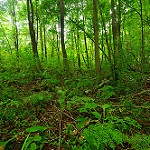
#> input picture data/raw/seg_pred/10060.jpg, 150 x 150 px; its folder holds only this picture in this run
$ jupyter execute exploratory_analysis.ipynb
#> lines starting #> are read from the running program, lines starting #| are printed output that depends on the picture
[cell 1]
# Create this as a Jupyter notebook with the following content:

"""
# Image Segmentation - Exploratory Data Analysis

This notebook explores the dataset in `data/raw/seg_pred/`.
"""

import os
import cv2
import numpy as np
import matplotlib.pyplot as plt
from pathlib import Path
import pandas as pd
from tqdm import tqdm

# Set paths
DATA_DIR = Path("../data/raw")
SEG_PRED_DIR = DATA_DIR / "seg_pred"

# Check directory structure
print("Directory structure:")
for root, dirs, files in os.walk(DATA_DIR):
    level = root.replace(str(DATA_DIR), '').count(os.sep)
    indent = ' ' * 2 * level
    print(f"{indent}{Path(root).name}/")

# List images in seg_pred
image_files = []
for ext in ['*.jpg', '*.jpeg', '*.png', '*.bmp', '*.tiff']:
    image_files.extend(list(SEG_PRED_DIR.glob(ext)))

print(f"\nFound {len(image_files)} images in seg_pred")

# Display sample images
def display_sample_images(n_samples=6):
#> called with n_samples = 6
    fig, axes = plt.subplots(2, 3, figsize=(15, 10))
    axes = axes.flatten()

    for i, img_path in enumerate(image_files[:n_samples]):
        img = cv2.imread(str(img_path))
#> img is the input picture: shape (150, 150, 3); mean B, G, R 28.1, 103.2, 70.2
        img = cv2.cvtColor(img, cv2.COLOR_BGR2RGB)

        axes[i].imshow(img)
        axes[i].set_title(f"{img_path.name}\nShape: {img.shape}")
        axes[i].axis('off')

    plt.tight_layout()
    plt.show()

display_sample_images()

# Analyze image statistics
def analyze_image_statistics(image_files, max_images=100):
    stats = {
        'width': [],
        'height': [],
        'channels': [],
        'dtype': [],
        'mean': [],
        'std': [],
        'min': [],
        'max': []
    }

    for img_path in tqdm(image_files[:max_images], desc="Analyzing images"):
        img = cv2.imread(str(img_path))

        if img is not None:
            stats['width'].append(img.shape[1])
            stats['height'].append(img.shape[0])
            stats['channels'].append(img.shape[2] if len(img.shape) == 3 else 1)
            stats['dtype'].append(img.dtype)
            stats['mean'].append(img.mean())
            stats['std'].append(img.std())
            stats['min'].append(img.min())
            stats['max'].append(img.max())

    return pd.DataFrame(stats)

# Create analysis
df_stats = analyze_image_statistics(image_files)

# Display statistics
print("\nImage Statistics:")
print(df_stats.describe())

# Plot distributions
fig, axes = plt.subplots(2, 3, figsize=(15, 10))

# Width distribution
axes[0, 0].hist(df_stats['width'], bins=20, edgecolor='black')
axes[0, 0].set_xlabel('Width')
axes[0, 0].set_ylabel('Frequency')
axes[0, 0].set_title('Image Width Distribution')

# Height distribution
axes[0, 1].hist(df_stats['height'], bins=20, edgecolor='black')
axes[0, 1].set_xlabel('Height')
axes[0, 1].set_ylabel('Frequency')
axes[0, 1].set_title('Image Height Distribution')

# Aspect ratio
aspect_ratios = df_stats['width'] / df_stats['height']
axes[0, 2].hist(aspect_ratios, bins=20, edgecolor='black')
axes[0, 2].set_xlabel('Aspect Ratio (Width/Height)')
axes[0, 2].set_ylabel('Frequency')
axes[0, 2].set_title('Aspect Ratio Distribution')

# Mean intensity
axes[1, 0].hist(df_stats['mean'], bins=20, edgecolor='black')
axes[1, 0].set_xlabel('Mean Intensity')
axes[1, 0].set_ylabel('Frequency')
axes[1, 0].set_title('Mean Intensity Distribution')

# Standard deviation
axes[1, 1].hist(df_stats['std'], bins=20, edgecolor='black')
axes[1, 1].set_xlabel('Standard Deviation')
axes[1, 1].set_ylabel('Frequency')
axes[1, 1].set_title('Intensity Standard Deviation')

# Color channels
if 'channels' in df_stats.columns:
    channel_counts = df_stats['channels'].value_counts()
    axes[1, 2].bar(channel_counts.index, channel_counts.values)
    axes[1, 2].set_xlabel('Number of Channels')
    axes[1, 2].set_ylabel('Count')
    axes[1, 2].set_title('Color Channels Distribution')

plt.tight_layout()
plt.show()
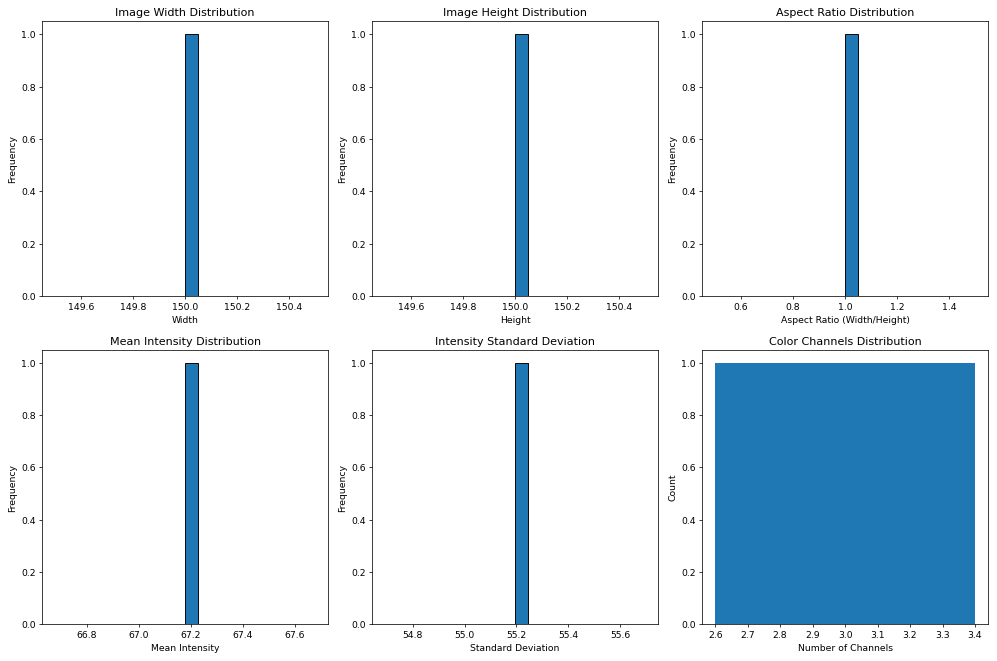
#> figure drawn by matplotlib, 6 panels; panel 1: tallest bar 1 high, from x = 150 to 150.1; panel 2: tallest bar 1 high, from x = 150 to 150.1; panel 3: tallest bar 1 high, from x = 1 to 1.05; panel 4: tallest bar 1 high, from x = 67.18 to 67.23

# Check for corrupt images
print("\nChecking for corrupt images...")
corrupt_images = []
for img_path in tqdm(image_files, desc="Checking images"):
    try:
        img = cv2.imread(str(img_path))
        if img is None:
            corrupt_images.append(img_path)
    except:
        corrupt_images.append(img_path)

if corrupt_images:
    print(f"Found {len(corrupt_images)} corrupt images:")
    for img_path in corrupt_images[:10]:  # Show first 10
        print(f"  - {img_path}")
else:
    print("No corrupt images found!")

print("\nExploratory analysis complete!")
